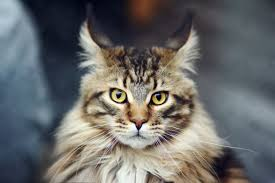
//> input picture Lab1/cat.jpg, 275 x 183 px
$ ./cvLaplace   (built with g++ and OpenCV 4)
//> lines starting //> are read from the running program, lines starting //| are printed output that depends on the picture
#include <cv.h>
#include <highgui.h>
#include <stdlib.h>
#include <stdio.h>

IplImage* image = 0;
IplImage* dst = 0;
IplImage* dst2 = 0;

int main(int argc, char* argv[])
{
        // имя картинки задаётся первым параметром
        char* filename = argc >= 2 ? argv[1] : strdup("cat.jpg");
        // получаем картинку
        image = cvLoadImage(filename, 1);
//> image is the input picture: 183 rows x 275 cols, CV_8UC3; mean B, G, R 104.9, 105.3, 104.5
        // создаём картинки
        dst = cvCreateImage( cvGetSize(image), IPL_DEPTH_16S, image->nChannels);
        dst2 = cvCreateImage( cvGetSize(image), image->depth, image->nChannels);

        printf("[i] image: %s\n", filename);
        assert( image != 0 );

        // окно для отображения картинки
        cvNamedWindow("original", CV_WINDOW_AUTOSIZE);
        cvNamedWindow("cvLaplace", CV_WINDOW_AUTOSIZE);

        int aperture = argc == 3 ? atoi(argv[2]) : 3;

        // применяем оператор Лапласа
        cvLaplace(image, dst, aperture);
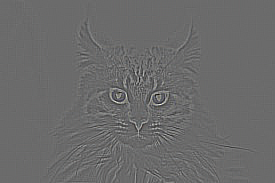
//> dst: 183 rows x 275 cols, CV_16SC3; mean B, G, R 0, 0, 0; drawn with min black and max white

        // преобразуем изображение к 8-битному
        cvConvertScale(dst, dst2);
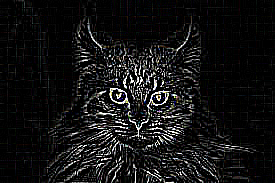
//> dst2: 183 rows x 275 cols, CV_8UC3; mean B, G, R 19.9, 19.7, 19.8

        // показываем картинку
        cvShowImage("original", image);
        cvShowImage("cvLaplace", dst2);

        cvWaitKey(0);

        // освобождаем ресурсы
        cvReleaseImage(& image);
        cvReleaseImage(&dst);
        cvReleaseImage(&dst2);
        // удаляем окна
        cvDestroyAllWindows();
        return 0;
}

$ run again, with Lab1/avi.jpg copied over Lab1/cat.jpg
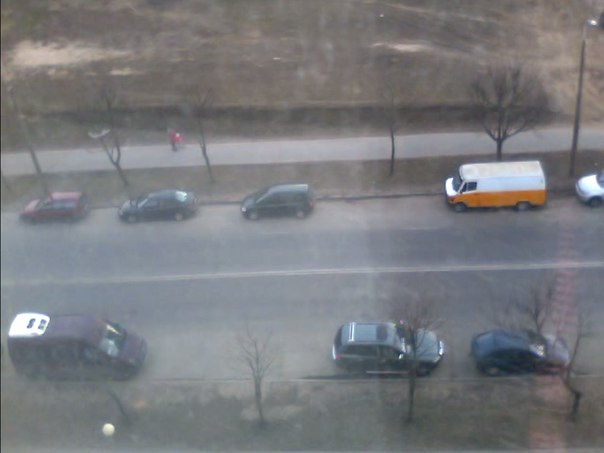
//> input picture Lab1/avi.jpg, 604 x 453 px
//> image is the input picture: 453 rows x 604 cols, CV_8UC3; mean B, G, R 125.8, 122.3, 120.8
//> `cvLaplace(image, dst, aperture);`:
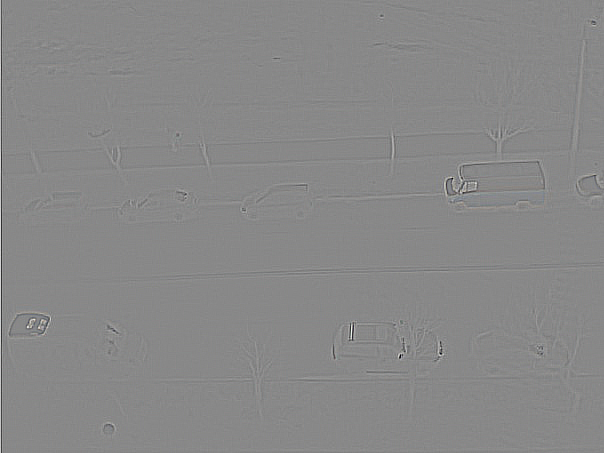
//> dst: 453 rows x 604 cols, CV_16SC3; mean B, G, R 0, 0, 0; drawn with min black and max white
//> `cvConvertScale(dst, dst2);`:
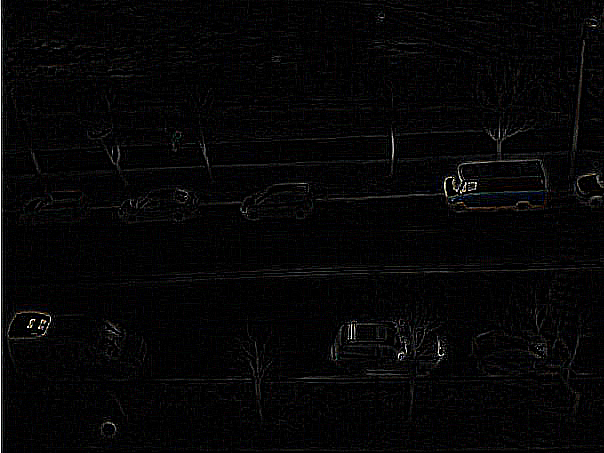
//> dst2: 453 rows x 604 cols, CV_8UC3; mean B, G, R 5.9, 5.5, 5.7
